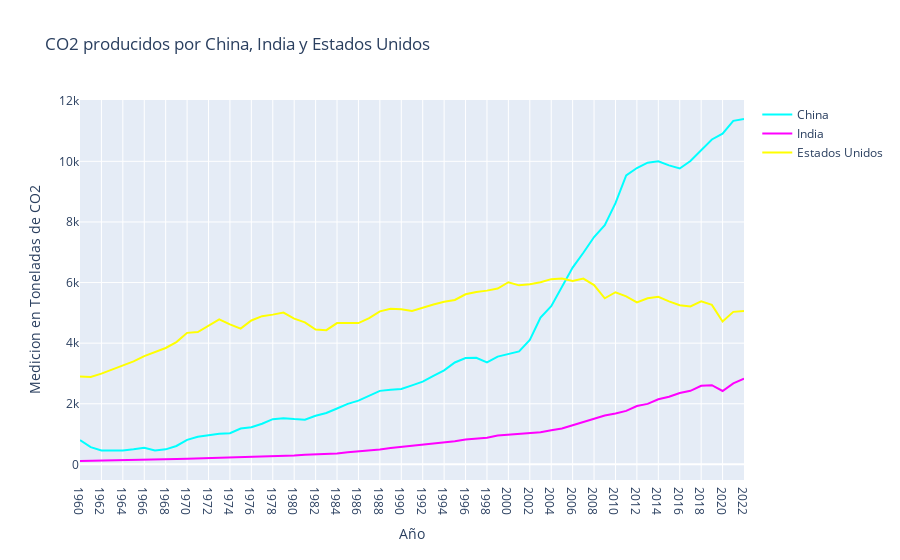

The code cell stored with this chart in its notebook:
### Code cell
from Modulo_3 import co2_top3
co2_top3()
